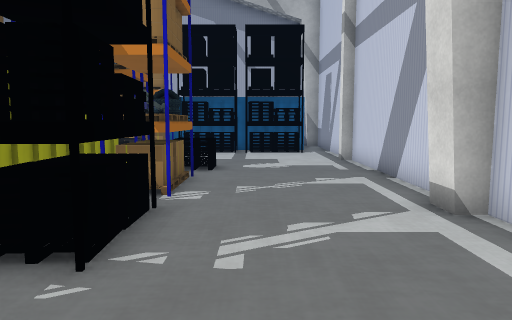
view 1 (above)

20 first-person views from a walk through a 3-D level made in the Unity game engine. The camera is 1.4 m above the floor, tilts 6° down and sees 70° across. The floor is counted in squares, 1 m on a side. Each view is taken from the middle of a square. On the plan, view 1 faces up. The plan holds only what a view shows up to about 16 squares ahead; the rest is blank. The place goes on beyond the plan. The player is left out. Some animated figures are not drawn. Some surface patterns are stand-ins.

view 2
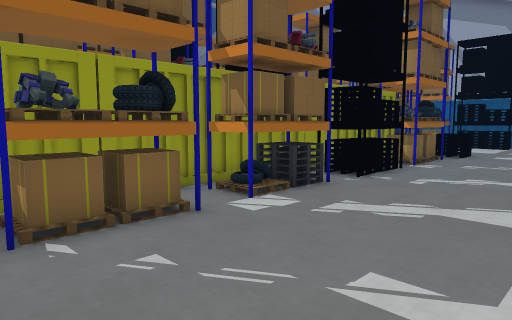

view 3
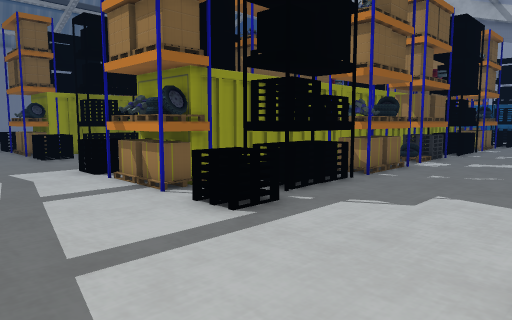

view 4
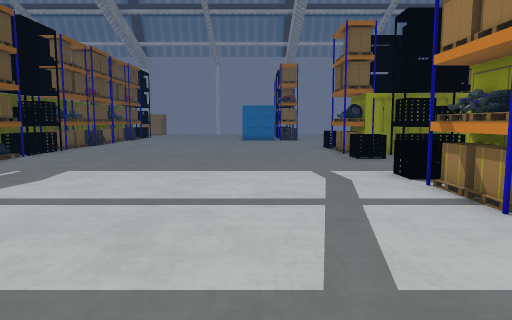

view 5
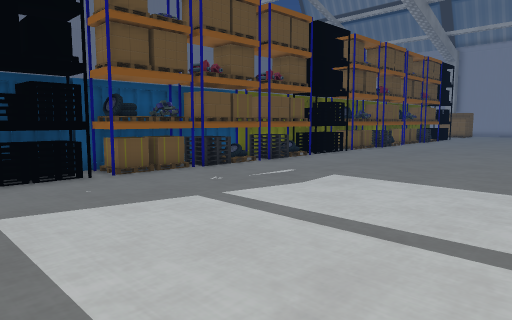

view 6
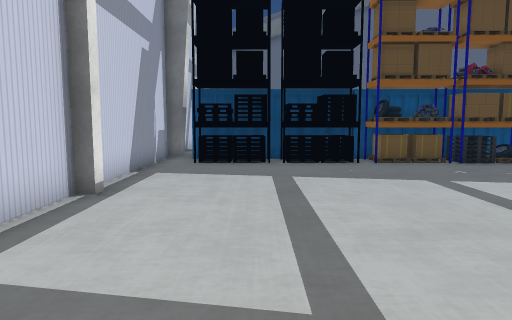

view 7
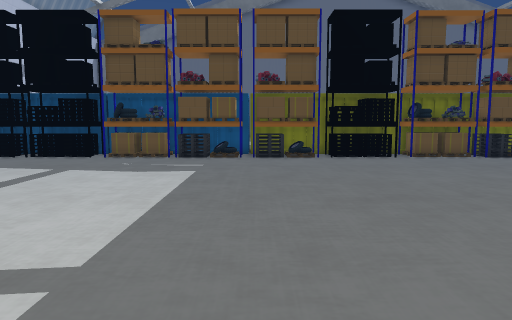

view 8
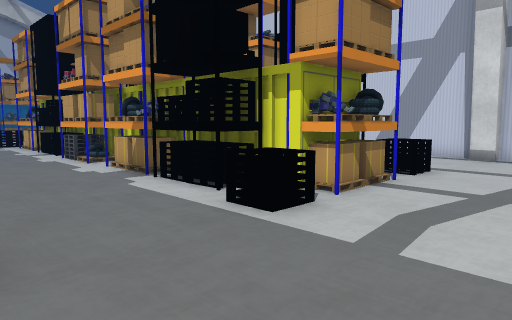

view 9
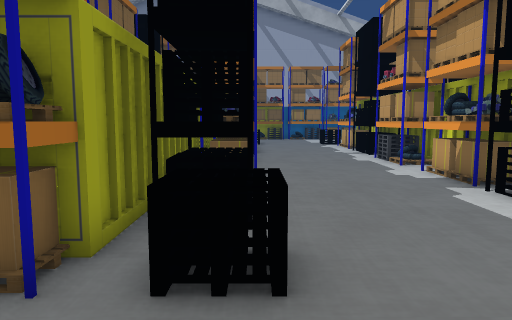

view 10
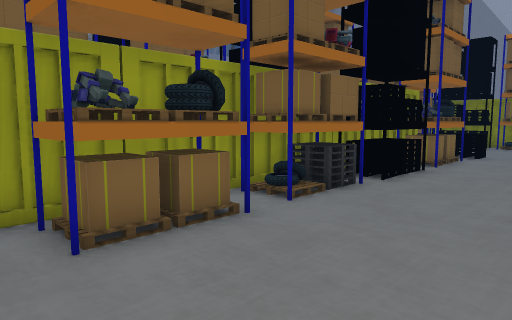

view 11
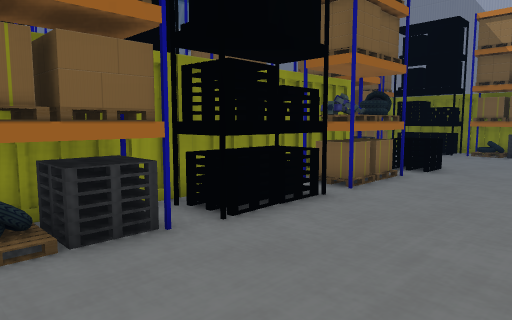

view 12
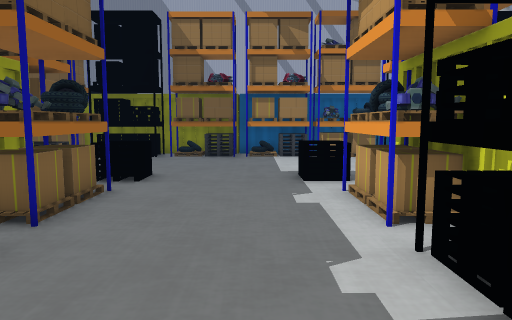

view 13
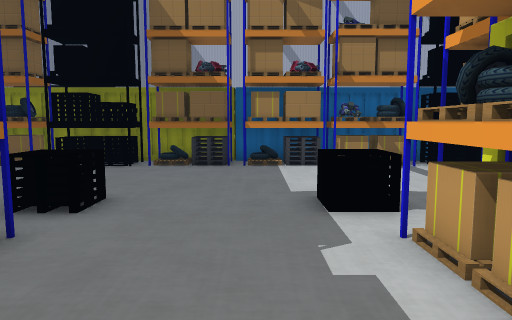

view 14
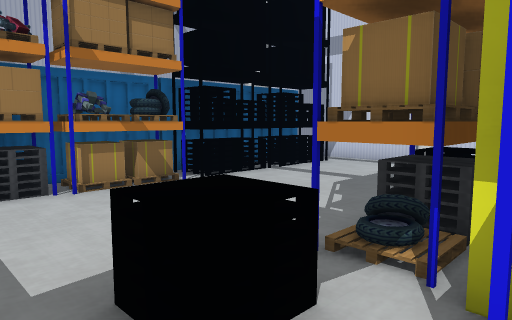

view 15
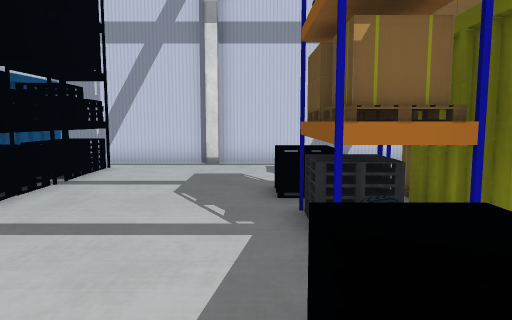

view 16
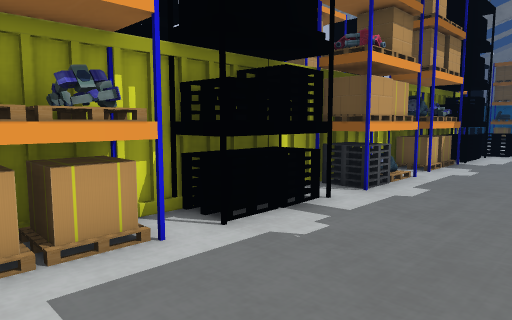

view 17
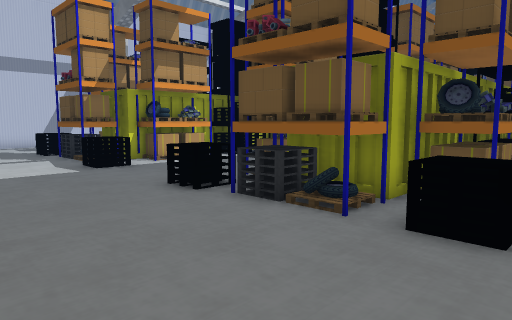

view 18
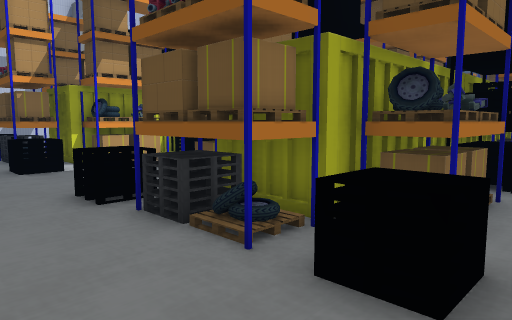

view 19
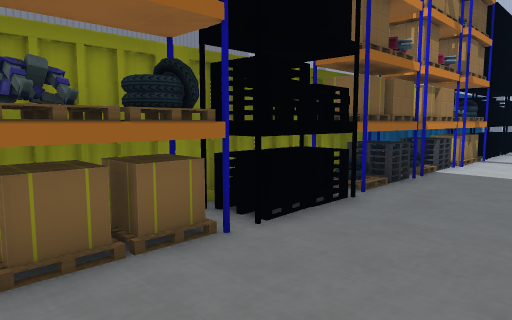

view 20
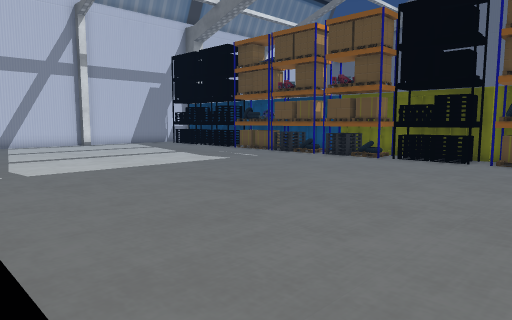

### Floor plan
Points are (right, up) in squares from view 1. A wall is a line through its corners. A room is listed if a view was taken in it or the views show most of it. See-through windows are left out.
Room 1 (views 1, 2, 3, 4, 5, 6, 7, 8, 9, 10, 11, 12, 13, 14, 15, 16, 17, 18, 19, 20)
walls: (3.5, -9) (3.5, -5.8); (3.5, -10.4) (3.5, -9.9) (2.9, -9.9) (2.9, -9); (3.5, 4.9) (3.5, 5.4) (2.9, 5.4) (2.9, 6.2); (3.5, 6.9) (3.5, 13.2) (3.1, 13.2) (3.1, 13.8); (3.1, -17.4) (3.1, -16.9) (3.5, -16.9) (3.5, -14.9); (3.5, 13.6) (3.5, 19); (2.9, -25.2) (2.9, -24.4) (3.5, -24.4) (3.5, -18.2)
objects: other object (-19, -24) to (-16, -24); other object (-19, -23) to (-19, -22); other object (-18, -23) to (-16, -23); other object (-18, -9) to (-17, -8); other object (-18, 0) to (-17, 2); other object (-18, 10) to (-17, 11); other object (-18, 17) to (-17, 17); other object (-18, 18) to (-16, 18); other object (-17, -4) to (-17, -2); other object (-17, 3) to (-17, 5); other object (-17, 7) to (-17, 9); other object (-16, -9) to (-14, -9); other object (-16, 11) to (-14, 11); other object (-16, 17) to (-13, 17); other object (-15, -23) to (-13, -22); other object (-13, -9) to (-12, -8); other object (-13, -7) to (-12, -5); other object (-13, -4) to (-12, -1); other object (-13, 0) to (-12, 3); other object (-13, 3) to (-12, 6); other object (-13, 7) to (-12, 9); other object (-13, 11) to (-12, 11); other object (-12, -23) to (-10, -22); other object (-12, 17) to (-10, 17); other object (-9, -23) to (-7, -22); other object (-9, 17) to (-7, 17); other object (-8, -9) to (-7, -8); other object (-8, 11) to (-7, 12); other object (-7, -7) to (-7, -5); other object (-7, -4) to (-7, -2); other object (-7, 0) to (-7, 2); other object (-7, 3) to (-7, 6); other object (-7, 7) to (-7, 9); other object (-6, -23) to (-4, -22); other object (-6, -9) to (-4, -9); other object (-6, 10) to (-3, 11); other object (-6, 17) to (-4, 17); other object (-4, -23) to (-1, -22); other object (-3, -7) to (-2, -5); other object (-3, -4) to (-2, -2); other object (-3, 0) to (-2, 2); other object (-3, 3) to (-2, 6); other object (-3, 7) to (-2, 9); other object (-3, 17) to (-1, 17); other object (-2, -9) to (-1, -8); other object (-2, 11) to (-1, 11); other object (0, -23) to (2, -22); other object (0, 17) to (2, 17)

Positions as (right, up) in squares from view 1, and headings:
1: (0, 0), facing up
2: (3, -5), facing up-left
3: (3, -13), facing up-left
4: (2, -13), facing left
5: (0, -13), facing down-left
6: (0, -10), facing down
7: (-10, -8), facing down
8: (-12, -13), facing up-right
9: (-12, -12), facing up
10: (-8, -5), facing up-left
11: (-8, 0), facing up-left
12: (-9, 2), facing up
13: (-9, 5), facing up
14: (-9, 9), facing up-right
15: (-9, 12), facing right
16: (-11, 9), facing down-right
17: (-19, 16), facing down-right
18: (-19, 14), facing down-right
19: (-19, 13), facing up-right
20: (-19, -9), facing down-right
